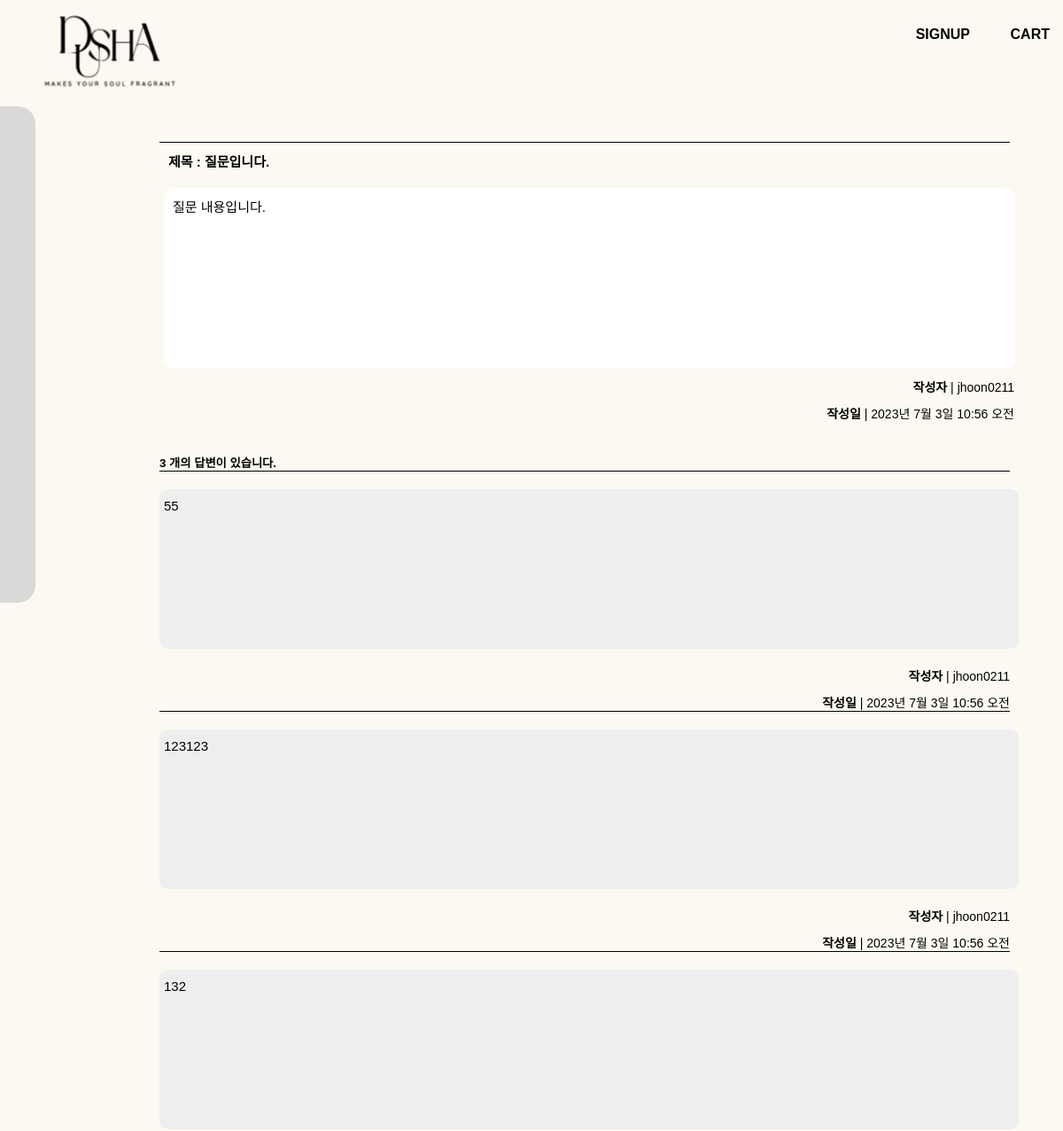
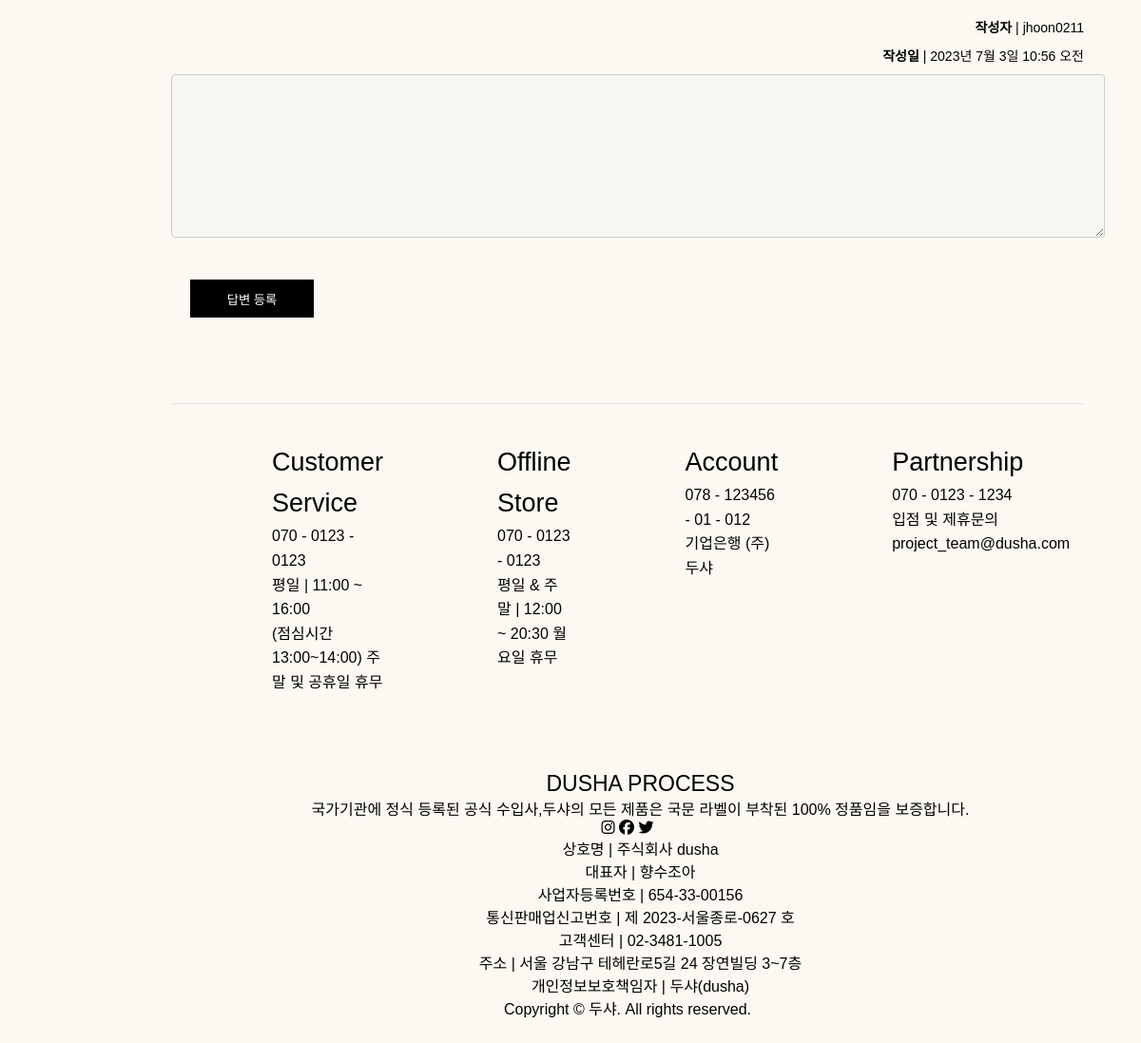
Page /board/11/ on the committed database (2 pictures, top to bottom).
### board/models.py (models this page shows, shortened)
class Question(models.Model):
    subject = models.CharField(max_length=200)
    content = models.TextField()
    create_date = models.DateTimeField()
    author = models.ForeignKey(User, on_delete=models.CASCADE)
    modify_date = models.DateTimeField(null=True, blank=True)

class Answer(models.Model):
    author = models.ForeignKey(User, on_delete=models.CASCADE)
    content = models.TextField()
    create_date = models.DateTimeField()
    question = models.ForeignKey(Question, on_delete=models.CASCADE)
    modify_date = models.DateTimeField(null=True, blank=True)

### common/models.py (models this page shows)
class User(AbstractUser):
    pass

### board/views.py (the view)
# urls.py: path('<int:question_id>/', views.detail, name='detail'),
def detail(request, question_id):
    question = get_object_or_404(Question, pk=question_id) # 데이터가 없으면 404 처리
    context = {'question' : question}
    return render(request, 'board/detail.html', context)

### templates/board/detail.html (shortened to what this page needs)
{% extends 'base.html' %}
{% block content %}
<div id="wrap">
    <section id="detail">
        <div class="board-detail">
            <h2 class="board-detail-title">
                제목 : {{ question.subject }}
            </h2>
                <div class="board-detail-content">
                    <div class="card-body">
                        <div class="card-text">
                            {{ question.content }}
                        </div>
                        <div class="card-writer-time">
                            <div class="card-writer">
                                <b>작성자</b> |  {{ question.author }}
                            </div>
                            <div class="card-time">
                                <b>작성일</b> |  {{ question.create_date }}
                            </div>
                        </div>
                    </div>
                    </div>
                </div>
                <div>
                    <h5>{{ question.answer_set.count }} 개의 답변이 있습니다.</h5>
                </div>
            {% for answer in question.answer_set.all %}
            <div class="answer-detail">
                <div class="card-body">
                    <div class="card-text">
                        {{ answer.content }}
                    </div>
                    <div class="card-answer-time">
                        <div class="answer-writer">
                            <b>작성자</b> |  {{ question.author }}
                        </div>
                        <div class="answer-time">
                             <b>작성일</b> |  {{ question.create_date }}
                        </div>
                    </div>
                </div>
        </div>
        {% endfor %}
        <form action="{% url 'board:answer_create' question.id %}"
                        method="post">
            <div class="form-group">
                <textarea name="content" rows="10"
                          cols="50" class="form-control mb-3"
                    {% if not user.is_authenticated %}disabled{% endif %}></textarea>
            </div>
            <button type="submit" class="custom-btn btn_one1">답변 등록</button>
        </form>
    </section>
    {% include 'footer.html' %}
</div>
{% endblock %}

### static/css/styleY.css (style rules this page uses)
body { background-color: #fcf9f2; font-family: 'Noto Sans KR', sans-serif; }
#wrap { position: absolute; top: 20vh ; left:15vw; width: 80%; margin: auto; }
body, ul, li { margin: 0; padding: 0; list-style: none; }
:root { --side-bar-width: 200px; --side-bar-height: 70vh; }
:root { --white: #e9e9e9; --gray: #333; --blue: #0367a6; --lightblue: #008997; --button-radius: 0.7rem; --max-width: 758px; --max-height: 420px; font-size: 16px; font-family: -apple-system, BlinkMacSystemFont, "Segoe UI", Roboto, Oxygen, Ubuntu, Cantarell, "Open Sans", "Helvetica Neue", sans-serif; }
button { margin: 20px; outline: none; }
.custom-btn { width: 130px; height: 40px; padding: 10px 25px; border: 2px solid #000; font-family: 'Lato', sans-serif; font-weight: 500; background: transparent; cursor: pointer; transition: all 0.3s ease; position: relative; display: inline-block; }
.btn_one1 { background: #000; color: #fff; line-height: 42px; padding: 0; border: none; }
.btn_one1:before, .btn_one1:after { content:''; position:absolute; top:0; right:0; height:2px; width:0; background: #000; transition:400ms ease all; }
.btn_one1:after { right:inherit; top:inherit; left:0; bottom:0; }
.form-group { margin-bottom: 20px; }
textarea { margin-top: 10px; width: 100%; padding: 10px; border: 1px solid #ccc; border-radius: 4px; }
.board-detail { width: 100%; border-top: 1px solid #000; }
.board-detail .board-detail-title { width: 100%; padding: 10px; font-size: 15px; font-weight: bold; }
.board-detail .board-detail-content { width: 100%; margin-bottom: 30px; border-radius: 10px; font-size: 15px; padding: 10px 5px 20px 5px; height: 250px; }
.board-detail .board-detail-content .card-body { height: 230px; }
.board-detail .board-detail-content .card-body .card-writer-time { width: 100%; height: 20px; }
.board-detail .board-detail-content .card-body .card-text { height: 80%; background: #fff; border-radius: 10px; padding: 10px; }
.board-detail .board-detail-content .card-body .card-writer-time .card-writer { width: 100%; text-align: right; padding-top: 10px; font-size: 14px; }
.board-detail .board-detail-content .card-body .card-writer-time .card-time { width: 100%; text-align: right; padding-top: 10px; font-size: 14px; }
.answer-detail { width: 100%; border-top: 1px solid #000; }
.answer-detail .card-body .card-text { width: 100%; padding: 10px; font-size: 15px; }
.answer-detail .card-body .card-text { width: 100%; margin: 20px 0 10px 0; background-color: #eee; border-radius: 10px; font-size: 15px; padding: 10px 5px 20px 5px; height: 150px; }
.answer-detail .card-body .answer-writer { width: 100%; text-align: right; padding-top: 10px; font-size: 14px; }
.answer-detail .card-body .answer-time { width: 100%; text-align: right; padding-top: 10px; font-size: 14px; }

### static/css/index.css (style rules this page uses)
* { font-family: 'Noto Sans KR', sans-serif; list-style: none; text-decoration: none; border-collapse: collapse; margin: 0px; padding: 0px; color: #000; }
h2 { font-size: 35px; font-weight: 100; }

### rows in the picture
Question: subject "질문입니다.", content "질문 내용입니다.", author "jhoon0211", create_date "2023년 7월 3일 10:56 오전", answer_set.count "3"
Answer: content "55"
Answer: content "123123"
Answer: content "132"
